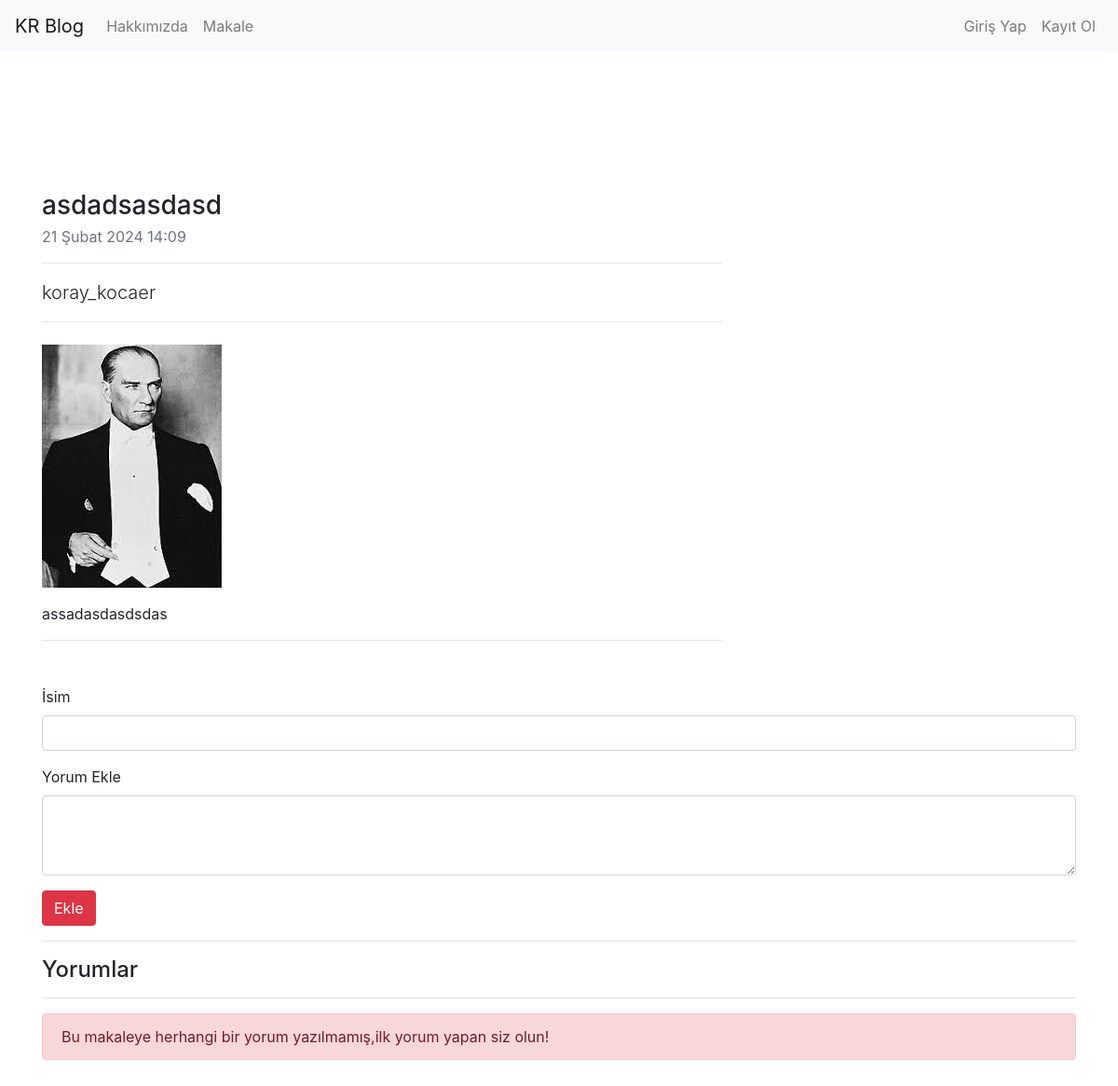
The app's page /articles/article/23 with its own data.
### article/models.py (models this page shows, shortened)
class Article(models.Model):
    author = models.ForeignKey("auth.User",on_delete = models.CASCADE,verbose_name = "Yazar")
    title = models.CharField(max_length = 50,verbose_name = "Başlık")
    content = RichTextField(verbose_name = "İçerik")
    created_date =models.DateTimeField(auto_now_add = True,verbose_name = "Oluşturulma Tarihi")
    article_image = models.ImageField(upload_to='article_images/', blank=True, null=True)
    class Meta:
        ordering = ["-created_date"]

### article/views.py (the view)
# urls.py: path('article/<int:id>', views.detail, name="detail"),
def detail(request,id):
    article = Article.objects.filter(id = id).first()
    article = get_object_or_404(Article,id = id)
    comments = article.comments.all()
    return render(request,"detail.html",{"article":article,"comments":comments})

### templates/detail.html (shortened to what this page needs)
{% extends "layout.html" %}
{% block body %}
<div class="row">
    <div class="col-lg-8">
        <article>
            <header class="mb-4">
                <h3 class="fw-bolder mb-1">{{ article.title }}</h3>
                <div class="text-muted fst-italic mb-2">{{ article.created_date }}</div>
                <hr>
                <p class="lead">{{ article.author.username }}</p>
                <hr>
            </header>
            {% if article.article_image %}
            <img src="{{ article.article_image.url }}" alt="article_image">
            {% endif %}
            <section class="mb-5">
                <p>{{ article.content|safe }}</p>
                <hr>
            </section>
        </article>
    </div>
</div>
<form method="post" action="{% url 'article:comment' article.id %}">
    <div class="form-group">
        <label for="exampleFormControlInput1">İsim</label>
        <input name ="comment_author" type="text" class="form-control" id="exampleFormControlInput1">
    </div>
    <div class="form-group">
        <label for="exampleFormControlTextarea1">Yorum Ekle</label>
        <textarea name ="comment_content" class="form-control" id="exampleFormControlTextarea1" rows="3"></textarea>
    </div>
    <button type="submit" class="btn btn-danger">Ekle</button>
</form>
<hr>
<h4>Yorumlar</h4>
<hr>
{% if comments %}
{% for comment in comments %}
<div class="media mb-4">
    <div class="d-flex mr-3"><img class="rounded-circle" src="https://dummyimage.com/50x50/ced4da/6c757d.jpg" alt="..." /></div>
    <div class="media-body">
        <h5 class="mt-0">{{comment.comment_author}}</h5>
        {{comment.comment_date}} <br>
        {{comment.comment_content }}
    </div>
</div>
{% endfor %}
    {% else %}
    <div class = "alert alert-danger">
        Bu makaleye herhangi bir yorum yazılmamış,ilk yorum yapan siz olun!
    </div>
    {% endif %}
{% endblock body %}

### records on screen
Article: title "asdadsasdasd", created_date "21 Şubat 2024 14:09", author.username "koray_kocaer", article_image (picture), content "assadasdasdsdas"
